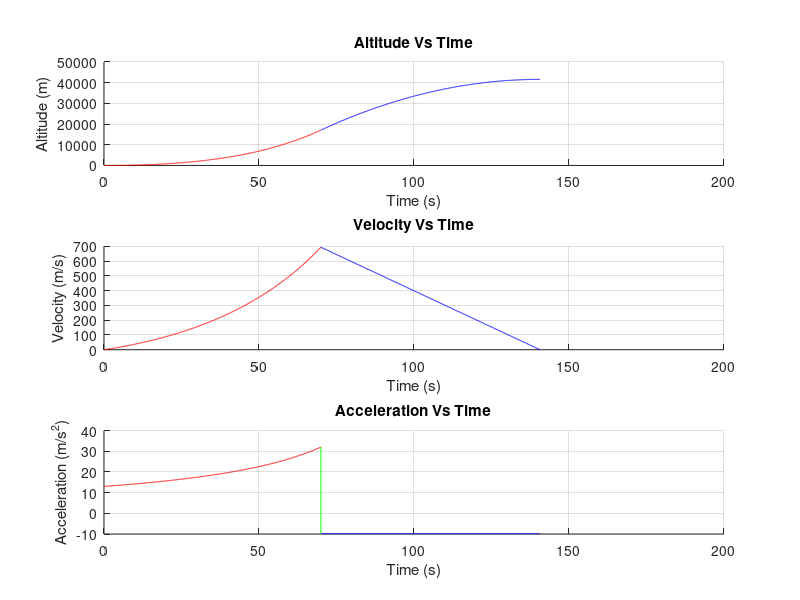

Recreate this plot in MATLAB.
%% Author: Samuel Pilon 

clc 
clear 
close all 

%% Question 3: 
%  A sounding rocket has a takeoff mass of 1,860 kg, an initial propellant mass of 1,105 kg, an Isp of 
%  156 s and mass flow rate of 15.79 kg/s.  Plot the vehicle altitude, velocity and acceleration vs 
%  time from liftoff to max altitude neglecting the drag.  Hint, after the burnout time the equations 
%  are different. 
%% Given Information: 
Isp = 156;    % Specific Impulse 
ge = 9.81;    % Gravtiy on Earth 
Mdot = 15.79; % Mass Flow Rate
Mp = 1105;    % Propellant Mass
Mo = 1860;    % Initial Takeoff Mass 

%% Initial Calculations for More Information 

tb = Mp/Mdot;         % Time Until burnout 
R = Mo/(Mo-Mp);     
Veq = Isp*ge;         % Equalivent Velocity 
t=linspace(0,tb,1000);% Time span
tAF=(-Veq*log(1-(1-(1/R)).*tb/tb)-ge.*tb)/ge;
tABP=linspace(0,tAF,1000);
g=ge./t.*t;


%% Calculations 

ALTB=(Veq.*tb.*R)/(R-1).*((1-(1-(1/R)).*t/tb).*log((1-(1-(1/R)).*t/tb))-(1-(1-(1/R))*t/tb)+1)-0.5.*ge.*t.^2; % height of the Burn
V=-Veq*log(1-(1-(1/R)).*t/tb)-ge.*t; % Velocity of the Burn
ALTAB=max(V)*tABP-0.5*ge.*tABP.^2+max(ALTB); % Altitude after Burn

VAF=-Veq*log(1-(1-(1/R)))-ge.*tb-ge*tABP; % Velocity after Burn

Acceleration=(-(R-1).*Veq)./(t.*(R-1)-R.*tb); % Acceleration after Burn 

%% ALL THE PLOTS
Plot1 = subplot(3,1,1);
hold on;
grid on;
plot(t,ALTB,'r',tb+tABP,ALTAB,'b');
xlabel(Plot1, 'Time (s)');
ylabel(Plot1, 'Altitude (m)');
title('Altitude Vs Time');
hold off;

Plot2 = subplot(3,1,2);
grid on;
hold on;
plot(t,V,'r',tb+tABP,VAF,'b');
xlabel(Plot2, 'Time (s)');
ylabel(Plot2, 'Velocity (m/s)');
title('Velocity Vs Time');

hold off;

Plot3 = subplot(3,1,3);
hold on;
grid on;
plot(t,Acceleration,'r',tb+tABP,-g, 'b');
A = [69.98 69.98];
B = [32.01 -9.81];
plot(A,B,'g');
xlabel(Plot3, 'Time (s)');
ylabel(Plot3, 'Acceleration (m/s^2)');
title('Acceleration Vs Time');
hold off;




